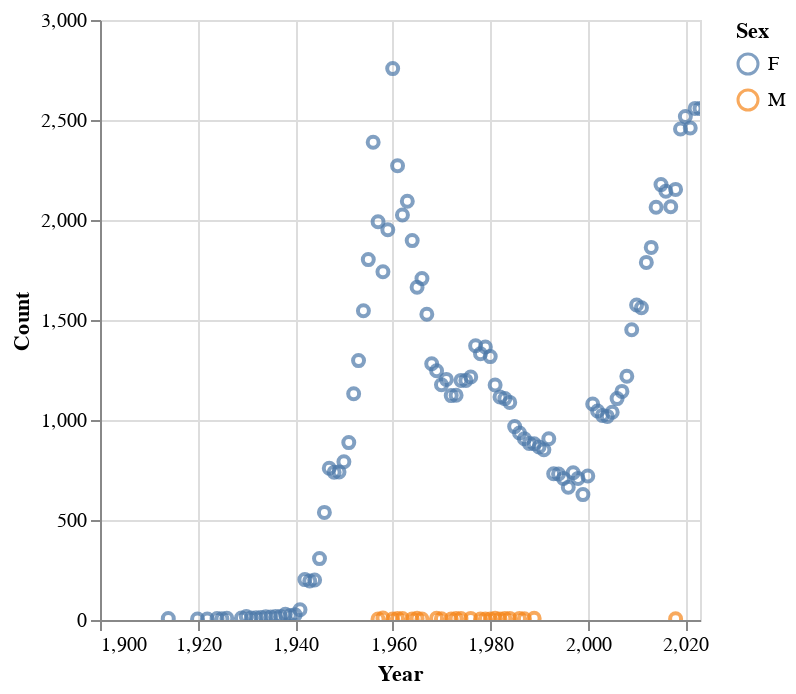

This figure's notebook cell:
### Code cell
import altair as alt

chart = alt.Chart(melody_df).mark_point().encode(
    x=alt.X('Year', scale=alt.Scale(domain=[1900, 2023])),
    y=alt.Y('Count', scale=alt.Scale(domain=[0, 3000])),
    color='Sex',
).interactive()

chart

### Figure 1 — Vega-Lite specification as saved in the notebook (floating-point values rounded to 4 significant figures)
{"config": {"view": {"continuousWidth": 300, "continuousHeight": 300}}, "data": {"name": "data-2acd84c76b0e5abb46eb8ddbf736935f"}, "mark": {"type": "point"}, "encoding": {"color": {"field": "Sex", "type": "nominal"}, "x": {"field": "Year", "scale": {"domain": [1900, 2023]}, "type": "quantitative"}, "y": {"field": "Count", "scale": {"domain": [0, 3000]}, "type": "quantitative"}}, "params": [{"name": "param_1", "select": {"type": "interval", "encodings": ["x", "y"]}, "bind": "scales"}], "$schema": "https://vega.github.io/schema/vega-lite/v5.17.0.json", "datasets": {"data-2acd84c76b0e5abb46eb8ddbf736935f": [{"Year": 1914, "Name": "Melody", "Sex": "F", "Count": 7}, {"Year": 1920, "Name": "Melody", "Sex": "F", "Count": 5}, {"Year": 1922, "Name": "Melody", "Sex": "F", "Count": 5}, {"Year": 1924, "Name": "Melody", "Sex": "F", "Count": 7}, {"Year": 1925, "Name": "Melody", "Sex": "F", "Count": 6}, {"Year": 1926, "Name": "Melody", "Sex": "F", "Count": 9}, {"Year": 1929, "Name": "Melody", "Sex": "F", "Count": 10}, {"Year": 1930, "Name": "Melody", "Sex": "F", "Count": 17}, {"Year": 1931, "Name": "Melody", "Sex": "F", "Count": 10}, {"Year": 1932, "Name": "Melody", "Sex": "F", "Count": 11}, {"Year": 1933, "Name": "Melody", "Sex": "F", "Count": 13}, {"Year": 1934, "Name": "Melody", "Sex": "F", "Count": 16}, {"Year": 1935, "Name": "Melody", "Sex": "F", "Count": 15}, {"Year": 1936, "Name": "Melody", "Sex": "F", "Count": 18}, {"Year": 1937, "Name": "Melody", "Sex": "F", "Count": 18}, {"Year": 1938, "Name": "Melody", "Sex": "F", "Count": 29}, {"Year": 1939, "Name": "Melody", "Sex": "F", "Count": 22}, {"Year": 1940, "Name": "Melody", "Sex": "F", "Count": 26}, {"Year": 1941, "Name": "Melody", "Sex": "F", "Count": 51}, {"Year": 1942, "Name": "Melody", "Sex": "F", "Count": 202}, {"Year": 1943, "Name": "Melody", "Sex": "F", "Count": 195}, {"Year": 1944, "Name": "Melody", "Sex": "F", "Count": 200}, {"Year": 1945, "Name": "Melody", "Sex": "F", "Count": 307}, {"Year": 1946, "Name": "Melody", "Sex": "F", "Count": 538}, {"Year": 1947, "Name": "Melody", "Sex": "F", "Count": 759}, {"Year": 1948, "Name": "Melody", "Sex": "F", "Count": 739}, {"Year": 1949, "Name": "Melody", "Sex": "F", "Count": 740}, {"Year": 1950, "Name": "Melody", "Sex": "F", "Count": 791}, {"Year": 1951, "Name": "Melody", "Sex": "F", "Count": 887}, {"Year": 1952, "Name": "Melody", "Sex": "F", "Count": 1131}, {"Year": 1953, "Name": "Melody", "Sex": "F", "Count": 1297}, {"Year": 1954, "Name": "Melody", "Sex": "F", "Count": 1546}, {"Year": 1955, "Name": "Melody", "Sex": "F", "Count": 1802}, {"Year": 1956, "Name": "Melody", "Sex": "F", "Count": 2389}, {"Year": 1957, "Name": "Melody", "Sex": "F", "Count": 1991}, {"Year": 1957, "Name": "Melody", "Sex": "M", "Count": 5}, {"Year": 1958, "Name": "Melody", "Sex": "F", "Count": 1741}, {"Year": 1958, "Name": "Melody", "Sex": "M", "Count": 10}, {"Year": 1959, "Name": "Melody", "Sex": "F", "Count": 1951}, {"Year": 1960, "Name": "Melody", "Sex": "F", "Count": 2757}, {"Year": 1960, "Name": "Melody", "Sex": "M", "Count": 5}, {"Year": 1961, "Name": "Melody", "Sex": "F", "Count": 2271}, {"Year": 1961, "Name": "Melody", "Sex": "M", "Count": 8}, {"Year": 1962, "Name": "Melody", "Sex": "F", "Count": 2025}, {"Year": 1962, "Name": "Melody", "Sex": "M", "Count": 7}, {"Year": 1963, "Name": "Melody", "Sex": "F", "Count": 2094}, {"Year": 1964, "Name": "Melody", "Sex": "F", "Count": 1897}, {"Year": 1964, "Name": "Melody", "Sex": "M", "Count": 5}, {"Year": 1965, "Name": "Melody", "Sex": "F", "Count": 1664}, {"Year": 1965, "Name": "Melody", "Sex": "M", "Count": 9}, {"Year": 1966, "Name": "Melody", "Sex": "F", "Count": 1707}, {"Year": 1966, "Name": "Melody", "Sex": "M", "Count": 5}, {"Year": 1967, "Name": "Melody", "Sex": "F", "Count": 1529}, {"Year": 1968, "Name": "Melody", "Sex": "F", "Count": 1281}, {"Year": 1969, "Name": "Melody", "Sex": "F", "Count": 1246}, {"Year": 1969, "Name": "Melody", "Sex": "M", "Count": 9}, {"Year": 1970, "Name": "Melody", "Sex": "F", "Count": 1176}, {"Year": 1970, "Name": "Melody", "Sex": "M", "Count": 6}, {"Year": 1971, "Name": "Melody", "Sex": "F", "Count": 1203}, {"Year": 1972, "Name": "Melody", "Sex": "F", "Count": 1122}, {"Year": 1972, "Name": "Melody", "Sex": "M", "Count": 5}, {"Year": 1973, "Name": "Melody", "Sex": "F", "Count": 1124}, {"Year": 1973, "Name": "Melody", "Sex": "M", "Count": 7}, {"Year": 1974, "Name": "Melody", "Sex": "F", "Count": 1198}, {"Year": 1974, "Name": "Melody", "Sex": "M", "Count": 7}, {"Year": 1975, "Name": "Melody", "Sex": "F", "Count": 1198}, {"Year": 1976, "Name": "Melody", "Sex": "F", "Count": 1215}, {"Year": 1976, "Name": "Melody", "Sex": "M", "Count": 8}, {"Year": 1977, "Name": "Melody", "Sex": "F", "Count": 1371}, {"Year": 1978, "Name": "Melody", "Sex": "F", "Count": 1331}, {"Year": 1978, "Name": "Melody", "Sex": "M", "Count": 5}, {"Year": 1979, "Name": "Melody", "Sex": "F", "Count": 1365}, {"Year": 1979, "Name": "Melody", "Sex": "M", "Count": 5}, {"Year": 1980, "Name": "Melody", "Sex": "F", "Count": 1317}, {"Year": 1980, "Name": "Melody", "Sex": "M", "Count": 5}, {"Year": 1981, "Name": "Melody", "Sex": "F", "Count": 1175}, {"Year": 1981, "Name": "Melody", "Sex": "M", "Count": 9}, {"Year": 1982, "Name": "Melody", "Sex": "F", "Count": 1115}, {"Year": 1982, "Name": "Melody", "Sex": "M", "Count": 5}, {"Year": 1983, "Name": "Melody", "Sex": "F", "Count": 1107}, {"Year": 1983, "Name": "Melody", "Sex": "M", "Count": 8}, {"Year": 1984, "Name": "Melody", "Sex": "F", "Count": 1088}, {"Year": 1984, "Name": "Melody", "Sex": "M", "Count": 8}, {"Year": 1985, "Name": "Melody", "Sex": "F", "Count": 967}, {"Year": 1986, "Name": "Melody", "Sex": "F", "Count": 935}, {"Year": 1986, "Name": "Melody", "Sex": "M", "Count": 8}, {"Year": 1987, "Name": "Melody", "Sex": "F", "Count": 906}, {"Year": 1987, "Name": "Melody", "Sex": "M", "Count": 6}, {"Year": 1988, "Name": "Melody", "Sex": "F", "Count": 883}, {"Year": 1989, "Name": "Melody", "Sex": "F", "Count": 881}, {"Year": 1989, "Name": "Melody", "Sex": "M", "Count": 9}, {"Year": 1990, "Name": "Melody", "Sex": "F", "Count": 865}, {"Year": 1991, "Name": "Melody", "Sex": "F", "Count": 851}, {"Year": 1992, "Name": "Melody", "Sex": "F", "Count": 906}, {"Year": 1993, "Name": "Melody", "Sex": "F", "Count": 731}, {"Year": 1994, "Name": "Melody", "Sex": "F", "Count": 730}, {"Year": 1995, "Name": "Melody", "Sex": "F", "Count": 708}, {"Year": 1996, "Name": "Melody", "Sex": "F", "Count": 664}, {"Year": 1997, "Name": "Melody", "Sex": "F", "Count": 736}, {"Year": 1998, "Name": "Melody", "Sex": "F", "Count": 708}, {"Year": 1999, "Name": "Melody", "Sex": "F", "Count": 627}, {"Year": 2000, "Name": "Melody", "Sex": "F", "Count": 720}, {"Year": 2001, "Name": "Melody", "Sex": "F", "Count": 1080}, {"Year": 2002, "Name": "Melody", "Sex": "F", "Count": 1045}, {"Year": 2003, "Name": "Melody", "Sex": "F", "Count": 1023}, {"Year": 2004, "Name": "Melody", "Sex": "F", "Count": 1018}, {"Year": 2005, "Name": "Melody", "Sex": "F", "Count": 1039}, {"Year": 2006, "Name": "Melody", "Sex": "F", "Count": 1107}, {"Year": 2007, "Name": "Melody", "Sex": "F", "Count": 1143}, {"Year": 2008, "Name": "Melody", "Sex": "F", "Count": 1219}, {"Year": 2009, "Name": "Melody", "Sex": "F", "Count": 1451}, {"Year": 2010, "Name": "Melody", "Sex": "F", "Count": 1575}, {"Year": 2011, "Name": "Melody", "Sex": "F", "Count": 1561}, {"Year": 2012, "Name": "Melody", "Sex": "F", "Count": 1788}, {"Year": 2013, "Name": "Melody", "Sex": "F", "Count": 1863}, {"Year": 2014, "Name": "Melody", "Sex": "F", "Count": 2064}, {"Year": 2015, "Name": "Melody", "Sex": "F", "Count": 2177}, {"Year": 2016, "Name": "Melody", "Sex": "F", "Count": 2144}, {"Year": 2017, "Name": "Melody", "Sex": "F", "Count": 2066}, {"Year": 2018, "Name": "Melody", "Sex": "F", "Count": 2153}, {"Year": 2018, "Name": "Melody", "Sex": "M", "Count": 6}, {"Year": 2019, "Name": "Melody", "Sex": "F", "Count": 2455}, {"Year": 2020, "Name": "Melody", "Sex": "F", "Count": 2517}, {"Year": 2021, "Name": "Melody", "Sex": "F", "Count": 2460}, {"Year": 2022, "Name": "Melody", "Sex": "F", "Count": 2558}, {"Year": 2023, "Name": "Melody", "Sex": "F", "Count": 2557}]}}
